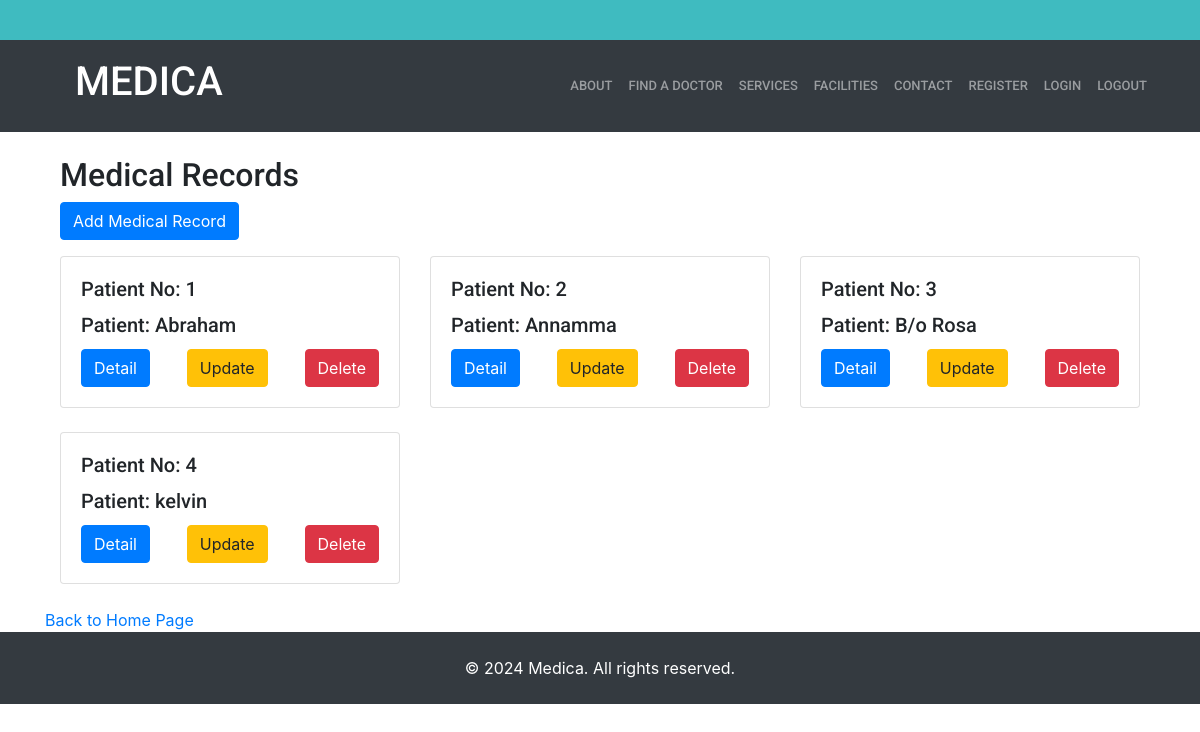
Screenshot of /doctor/record_list/ with the database file from the repository.
### doctor_app/models.py (models this page shows, shortened)
class MedicalRecord(models.Model):
    patient = models.ForeignKey('patient_app.Patient', on_delete=models.CASCADE, related_name='medical_records')
    diagnoses = models.TextField()
    medications = models.TextField()
    treatment_plan = models.TextField()

### patient_app/models.py (models this page shows, shortened)
class Patient(models.Model):
    name=models.CharField(max_length=20)
    date_of_birth = models.DateField()
    address = models.TextField()
    phone_number = models.CharField(max_length=20)
    age=models.IntegerField()

### doctor_app/views.py (the view)
# urls.py: path('record_list/',views.medical_record_list,name='record_list'),
def medical_record_list(request):
    records = MedicalRecord.objects.all()
    return render(request, 'doctor/record_list.html', {'records': records})

### templates/doctor/record_list.html (shortened to what this page needs)
{% extends 'base.html' %}
{% load static %}
{% block content %}
<link href="https://stackpath.bootstrapcdn.com/bootstrap/4.5.2/css/bootstrap.min.css" rel="stylesheet">
<div class="container mt-4">
    <h2>Medical Records</h2>
    <a href="{% url 'record_add' %}" class="btn btn-primary mb-3">Add Medical Record</a>
    <div class="row">
        {% for record in records %}
        <div class="col-md-4 mb-4">
            <div class="card">
                <div class="card-body">
                    <h5 class="card-title">Patient No: {{ record.patient.id }}</h5>
                    <h5 class="card-title">Patient: {{ record.patient.name }}</h5>
                    <div class="d-flex justify-content-between">
                        <a href="{% url 'record_detail' record.pk %}" class="btn btn-primary">Detail</a>
                        <a href="{% url 'record_update' record.pk %}" class="btn btn-warning">Update</a>
                        <form method="post" action="{% url 'record_delete' record.pk %}">
                            <button type="submit" class="btn btn-danger">Delete</button>
                        </form>
                    </div>
                </div>
            </div>
        </div>
        {% empty %}
        <p>No medical records found.</p>
        {% endfor %}
    </div>
</div>
<a href="{% url 'homes' %}">Back to Home Page</a>
{% endblock %}

### static/assets/css/style.css (style rules this page uses)
body { font-family: "Open Sans", sans-serif; color: #444444; }
a { color: #3fbbc0; text-decoration: none; }
h1, h2, h3, h4, h5, h6 { font-family: "Roboto", sans-serif; }

### rows the page displays
MedicalRecord: patient.id "1", patient.name "Abraham"
MedicalRecord: patient.id "2", patient.name "Annamma"
MedicalRecord: patient.id "3", patient.name "B/o Rosa"
MedicalRecord: patient.id "4", patient.name "kelvin"
